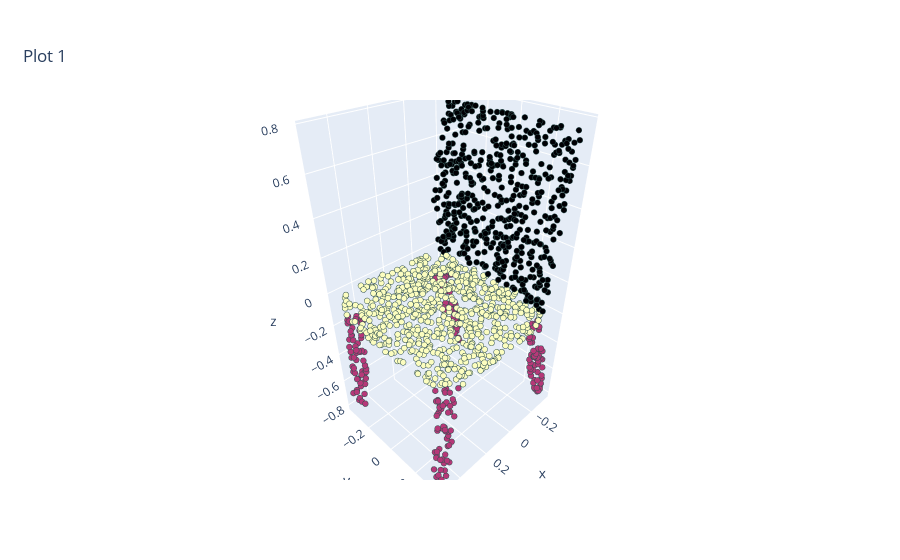

This figure's notebook cell:
### Code cell
pred_np = np.array(torch.argmax(pred[1],1).cpu())
x,y,z=np.array(points[1]).T
#c = np.array(batch['category'][0]).T

fig = go.Figure(data=[go.Scatter3d(x=x, y=z, z=y, 
                                   mode='markers',
                                   marker=dict(
        size=30,
        color=pred_np,                # set color to an array/list of desired values
        colorscale='magma',   # choose a colorscale
        opacity=1.0
    ))])
fig.update_traces(marker=dict(size=2,
                              line=dict(width=2,
                                        color='DarkSlateGrey')),
                  selector=dict(mode='markers'))
fig.update_layout(
    title={
        'text': "Plot 1",   # 标题名称
    
        'xanchor': 'center',   # 相对位置
        'yanchor': 'top'})
fig.show()

### Figure 1 — Plotly figure (JSON) as saved in the notebook; plotly's stock layout.template omitted (floating-point values rounded to 4 significant figures; data arrays with more than 128 entries replaced by an {"elided": "..."} marker saying what was removed)
{"data": [{"marker": {"color": {"elided": "2000 int values"}, "colorscale": [[0, "#000004"], [0.1111, "#180f3d"], [0.2222, "#440f76"], [0.3333, "#721f81"], [0.4444, "#9e2f7f"], [0.5556, "#cd4071"], [0.6667, "#f1605d"], [0.7778, "#fd9668"], [0.8889, "#feca8d"], [1, "#fcfdbf"]], "line": {"color": "DarkSlateGrey", "width": 2}, "opacity": 1, "size": 2}, "mode": "markers", "type": "scatter3d", "x": {"elided": "2000 float values"}, "y": {"elided": "2000 float values"}, "z": {"elided": "2000 float values"}}], "layout": {"title": {"text": "Plot 1", "xanchor": "center", "yanchor": "top"}}}
